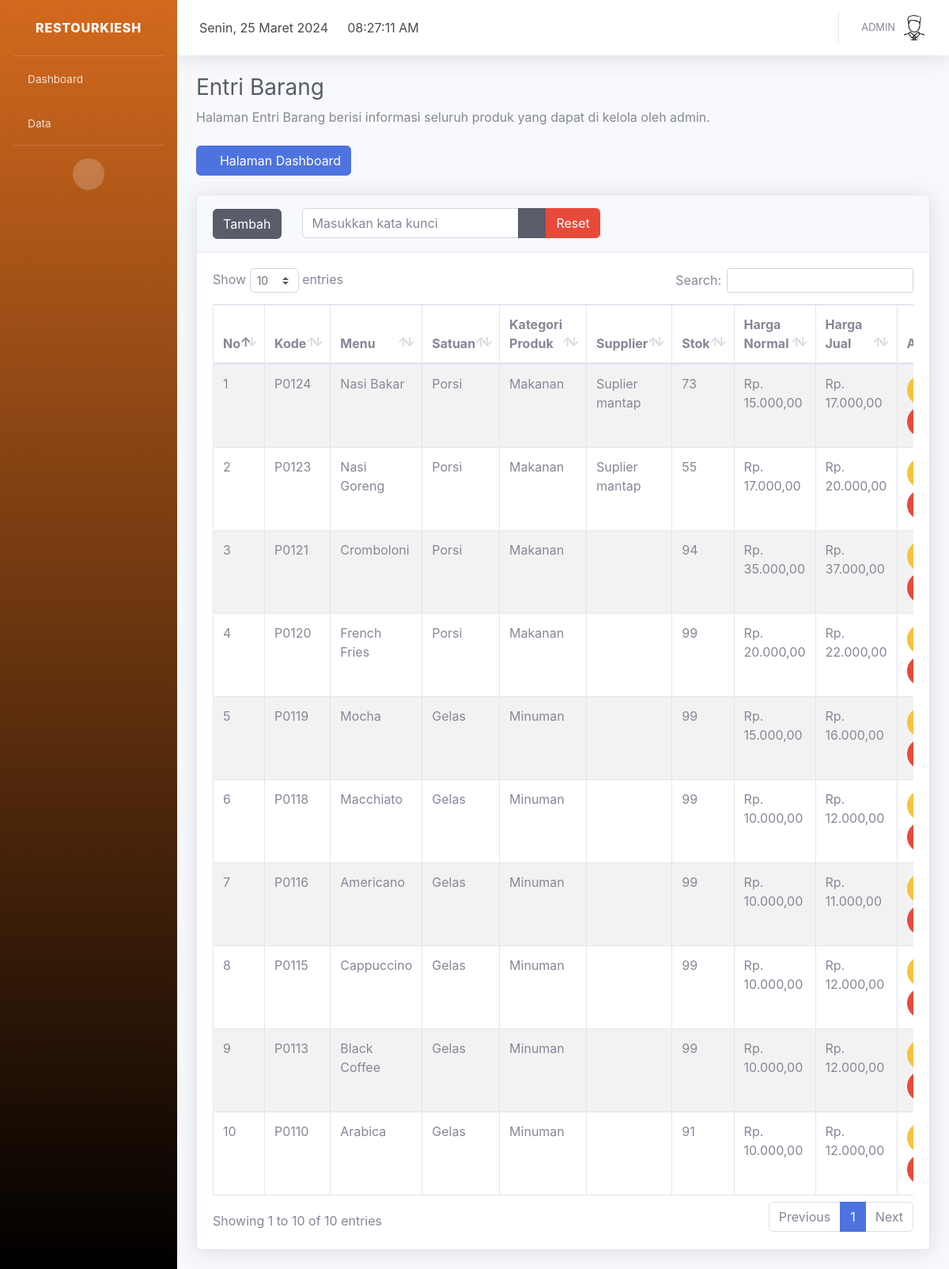
Page /index.php?page=produk (signed in) on the committed database.
### tables this page shows
CREATE TABLE `profil_aplikasi` (
  `id` int(11) NOT NULL,
  `nama_aplikasi` varchar(30) NOT NULL,
  `alamat` varchar(100) NOT NULL,
  `no_telp` char(14) NOT NULL,
  `logo` varchar(100) NOT NULL
);

CREATE TABLE `pengguna` (
  `id_pengguna` int(11) NOT NULL,
  `kode_pengguna` char(9) NOT NULL,
  `nama_pengguna` varchar(50) NOT NULL,
  `email` varchar(35) NOT NULL,
  `no_telp` char(14) NOT NULL,
  `foto` varchar(100) NOT NULL,
  `username` varchar(50) NOT NULL,
  `password` varchar(500) NOT NULL,
  `level` varchar(10) NOT NULL,
  `status` int(11) NOT NULL
);

CREATE TABLE `produk` (
  `id_produk` int(11) NOT NULL,
  `kode_produk` char(9) NOT NULL,
  `nama_produk` varchar(50) NOT NULL,
  `satuan` varchar(10) NOT NULL,
  `kategori_produk` int(11) NOT NULL,
  `stok_produk` int(11) NOT NULL,
  `supplier` int(11) NOT NULL,
  `harga_beli` int(11) NOT NULL,
  `harga_jual` int(11) NOT NULL,
  `keterangan_produk` text NOT NULL,
  `tanggal_produk` date NOT NULL,
  `gambar_produk` varchar(500) NOT NULL
);

CREATE TABLE `kategori_produk` (
  `id_kt_produk` int(11) NOT NULL,
  `nama_kt_produk` varchar(50) NOT NULL
);

CREATE TABLE `supplier` (
  `id_supplier` int(11) NOT NULL,
  `kode_supplier` char(9) NOT NULL,
  `nama_supplier` varchar(50) NOT NULL,
  `no_telp` char(50) NOT NULL,
  `nomor` int(11) NOT NULL
);

### page/produk/index.php (the view, shortened to what this page needs)
<div class="container-fluid">
  <h1 class="h3 mb-2 text-gray-800">Entri Barang</h1>
  <p class="mb-4">Halaman Entri Barang berisi informasi seluruh produk yang dapat di kelola oleh admin.</p>
  <a href="index.php?page=dashboard"><button class="btn btn-primary"><i class="fa fa-angle-left"></i> Halaman Dashboard</button></a>
  <br /><br />
  <div class="card shadow mb-4">
    <div class="card-header py-3">
      <button class="btn-tambah btn btn-dark btn-icon-split" data-toggle="modal" data-target="#myModal"><span class="text">Tambah</span></button>
      <form action="" method="POST" class="d-none d-sm-inline-block form-inline my-2 my-md-0 mw-100 navbar-search ml-2">
        <div class="input-group">
          <input type="text" class="form-control bg-white border-1 small" name="tcari" placeholder="Masukkan kata kunci">
          <div class="input-group-append">
            <button class="btn btn-dark" type="submit" name="bcari">
              <i class="fas fa-search fa-sm"></i>
            </button>
            <button class="btn btn-danger" type="submit" name="breset">Reset</button>
          </div>
        </div>
      </form>
    </div>
    <div class="card-body">
      <div class="table-responsive">
        <table class="table table-bordered table-striped" id="dataTable" width="100%" cellspacing="0">
          <thead>
            <tr>
              <th>No</th>
              <th>Kode</th>
              <th>Menu</th>
              <th>Satuan</th>
              <th>Kategori Produk</th>
              <th>Supplier</th>
              <th>Stok</th>
              <th>Harga Normal</th>
              <th>Harga Jual</th>
              <th width="13%">Aksi</th>
            </tr>
          </thead>
          <tbody>
            <?php
            $time_start = microtime(true);
            $kon = mysqli_connect("localhost", "root", "", "kasir");
            if (isset($_POST['bcari'])) {
              $cari = $_POST['tcari'];
              $sql = "SELECT * FROM produk p left join kategori_produk k on k.id_kt_produk=p.kategori_produk
              left join supplier s on s.id_supplier=p.supplier
              WHERE kode_produk LIKE '%" . $cari . "%' or nama_produk LIKE '%" . $cari . "%'
              or satuan LIKE '%" . $cari . "%' or nama_kt_produk LIKE '%" . $cari . "%'
              or nama_supplier LIKE '%" . $cari . "%'
              or stok_produk LIKE '%" . $cari . "%' or harga_beli LIKE '%" . $cari . "%'
              or harga_jual LIKE '%" . $cari . "%' order by id_produk desc";
              echo 'Total Excecution Time in seconds : ' . round((microtime(true) - $time_start), 3) . ' seconds';
            } else {
              $sql = "SELECT * FROM produk p left join kategori_produk k on k.id_kt_produk=p.kategori_produk
              left join supplier s on s.id_supplier=p.supplier order by id_produk desc";
            }
            $hasil = mysqli_query($kon, $sql);
            $no = 0;
            while ($data = mysqli_fetch_array($hasil)) :
              $no++;
            ?>
              <tr>
                <td><?php echo $no; ?></td>
                <td><?php echo $data['kode_produk']; ?></td>
                <td><?php echo $data['nama_produk']; ?></td>
                <td><?php echo $data['satuan']; ?></td>
                <td><?php echo $data['nama_kt_produk']; ?></td>
                <td><?php echo $data['nama_supplier']; ?></td>
                <td><?php echo $data['stok_produk']; ?></td>
                <td>Rp. <?php echo number_format($data['harga_beli'], 2, ',', '.'); ?></td>
                <td>Rp. <?php echo number_format($data['harga_jual'], 2, ',', '.'); ?></td>
                <td>
                  <button class="btn-edit btn btn-warning btn-circle" id_produk="<?php echo $data['id_produk']; ?>" kode_produk="<?php echo $data['kode_produk']; ?>" data-toggle="tooltip" title="Edit Produk" data-placement="top"><i class="fas fa-edit"></i></button>
                  <button class="btn-hapus btn btn-danger btn-circle" id_produk="<?php echo $data['id_produk']; ?>" kode_produk="<?php echo $data['kode_produk']; ?>" gambar_produk="<?php echo $data['gambar_produk']; ?>" data-toggle="tooltip" title="Hapus Produk" data-placement="top"><i class="fas fa-trash"></i></button>
                </td>
              </tr>
            <?php endwhile; ?>
          </tbody>
        </table>
      </div>
    </div>
  </div>
</div>

### index.php (shortened to what this page needs)
<?php
include 'config/database.php';
$hasil = mysqli_query($kon, "select * from profil_aplikasi order by nama_aplikasi desc limit 1");
$data = mysqli_fetch_array($hasil);
?>
<!DOCTYPE html>
<html lang="en">
<head>
  <link href="assets/vendor/fontawesome-free/css/all.min.css" rel="stylesheet" type="text/css">
  <link href="assets/font/font.css" rel="stylesheet">
  <link href="assets/css/sb-admin-2.min.css" rel="stylesheet">
  <link href="assets/vendor/datatables/dataTables.bootstrap4.min.css" rel="stylesheet">
  <link rel="stylesheet" href="assets/plugin/datepicker/css/datepicker.css">
</head>
<body>
  <div id="wrapper">
    <ul class="navbar-nav sidebar sidebar-dark accordion" id="accordionSidebar" style="background-image: linear-gradient(180deg, #D2691E 0%, #000000 100%);">
      <a class="sidebar-brand d-flex align-items-center justify-content-center" href="index.php?page=dashboard">
        <div class="sidebar-brand-text mx-3"><?php echo $data['nama_aplikasi']; ?></div>
      </a>
      <hr class="sidebar-divider my-0">
<li class="nav-item">
    <a class="nav-link" href="index.php?page=dashboard">
        <i class="fas fa-home"></i>
        <span>Dashboard</span>
    </a>
</li>
      <?php if ($_SESSION["level"] == "Admin") : ?>
        <li class="nav-item">
          <a class="nav-link collapsed" href="#" data-toggle="collapse" data-target="#master_data" aria-expanded="true" aria-controls="collapseTwo">
            <i class="fas fa-database"></i>
            <span>Data</span>
          </a>
        </li>
      <?php endif; ?>
      <hr class="sidebar-divider d-none d-md-block">
      <div class="text-center d-none d-md-inline">
        <button class="rounded-circle border-0" id="sidebarToggle"></button>
      </div>
    </ul>
    <div id="content-wrapper" class="d-flex flex-column">
      <div id="content">
        <nav class="navbar navbar-expand navbar-light bg-white topbar mb-4 static-top shadow">
          <div class="top-navbar d-none d-xl-block">
            <ul class="navbar-nav align-items-center">
              <li class="nav-item">
                <a class="nav-link">
                  <div id="date">
                  </div>
                </a>
              </li>
            </ul>
          </div>
          <div class="top-navbar d-none d-xl-block">
            <ul class="navbar-nav align-items-center">
              <li class="nav-item">
                <a class="nav-link">
                  <div id="clock">
                  </div>
                </a>
              </li>
            </ul>
          </div>
          <ul class="navbar-nav ml-auto">
    <?php
    include 'config/database.php';
    $id_pengguna = $_SESSION["id_pengguna"];
    $hasil = mysqli_query($kon, "select nama_pengguna,foto from pengguna where id_pengguna=$id_pengguna");
    $row = mysqli_fetch_array($hasil);
    ?>
    <li class="nav-item dropdown no-arrow">
      <a class="nav-link dropdown-toggle" href="#" id="userDropdown" role="button" data-toggle="dropdown" aria-haspopup="true" aria-expanded="false">
        <span class="mr-2 d-none d-lg-inline text-gray-600 small"><?php echo $row["nama_pengguna"]; ?></span>
        <img class="img-profile rounded-circle" src="page/pengguna/foto/<?php echo $row["foto"]; ?>">
      </a>
    </li>
</ul>
        </nav>
        <?php
        if (isset($_GET['page'])) {
          $page = $_GET['page'];
          switch ($page) {
            case 'produk':
              include "page/produk/index.php";
              break;
          }
        }
        ?>
      </div>
    </div>
  </div>
  <link href="assets/plugin/select2/select2.min.css" rel="stylesheet" />
</body>
</html>

### rows in the picture
profil_aplikasi: nama_aplikasi "RESTOURKIESH"
pengguna: nama_pengguna "ADMIN", foto (picture)
produk: kode_produk "P0124", nama_produk "Nasi Bakar", satuan "Porsi", kategori_produk.nama_kt_produk "Makanan", supplier.nama_supplier "Suplier mantap", stok_produk "73", harga_beli "15.000,00", harga_jual "17.000,00"
produk: kode_produk "P0123", nama_produk "Nasi Goreng", satuan "Porsi", kategori_produk.nama_kt_produk "Makanan", supplier.nama_supplier "Suplier mantap", stok_produk "55", harga_beli "17.000,00", harga_jual "20.000,00"
produk: kode_produk "P0121", nama_produk "Cromboloni", satuan "Porsi", kategori_produk.nama_kt_produk "Makanan", stok_produk "94", harga_beli "35.000,00", harga_jual "37.000,00"
produk: kode_produk "P0120", nama_produk "French Fries", satuan "Porsi", kategori_produk.nama_kt_produk "Makanan", stok_produk "99", harga_beli "20.000,00", harga_jual "22.000,00"
produk: kode_produk "P0119", nama_produk "Mocha", satuan "Gelas", kategori_produk.nama_kt_produk "Minuman", stok_produk "99", harga_beli "15.000,00", harga_jual "16.000,00"
produk: kode_produk "P0118", nama_produk "Macchiato", satuan "Gelas", kategori_produk.nama_kt_produk "Minuman", stok_produk "99", harga_beli "10.000,00", harga_jual "12.000,00"
produk: kode_produk "P0116", nama_produk "Americano", satuan "Gelas", kategori_produk.nama_kt_produk "Minuman", stok_produk "99", harga_beli "10.000,00", harga_jual "11.000,00"
produk: kode_produk "P0115", nama_produk "Cappuccino", satuan "Gelas", kategori_produk.nama_kt_produk "Minuman", stok_produk "99", harga_beli "10.000,00", harga_jual "12.000,00"
produk: kode_produk "P0113", nama_produk "Black Coffee", satuan "Gelas", kategori_produk.nama_kt_produk "Minuman", stok_produk "99", harga_beli "10.000,00", harga_jual "12.000,00"
produk: kode_produk "P0110", nama_produk "Arabica", satuan "Gelas", kategori_produk.nama_kt_produk "Minuman", stok_produk "91", harga_beli "10.000,00", harga_jual "12.000,00"
